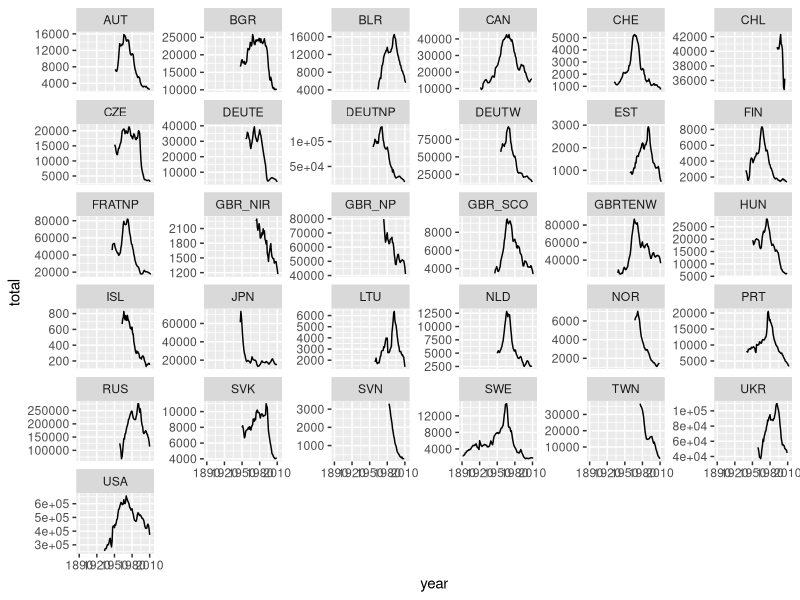
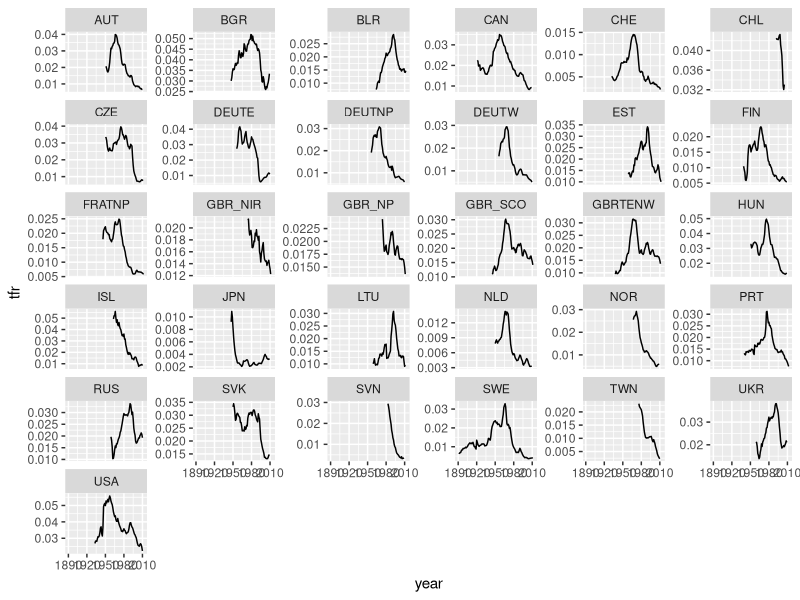
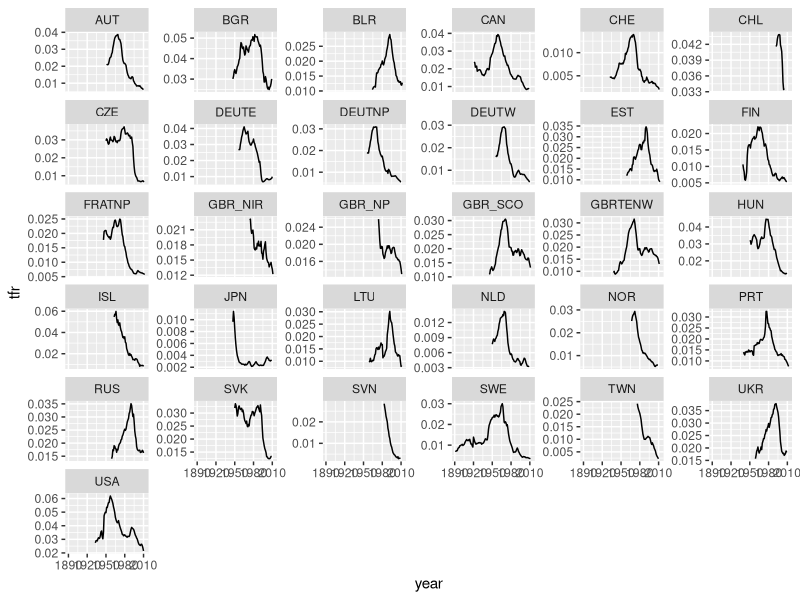
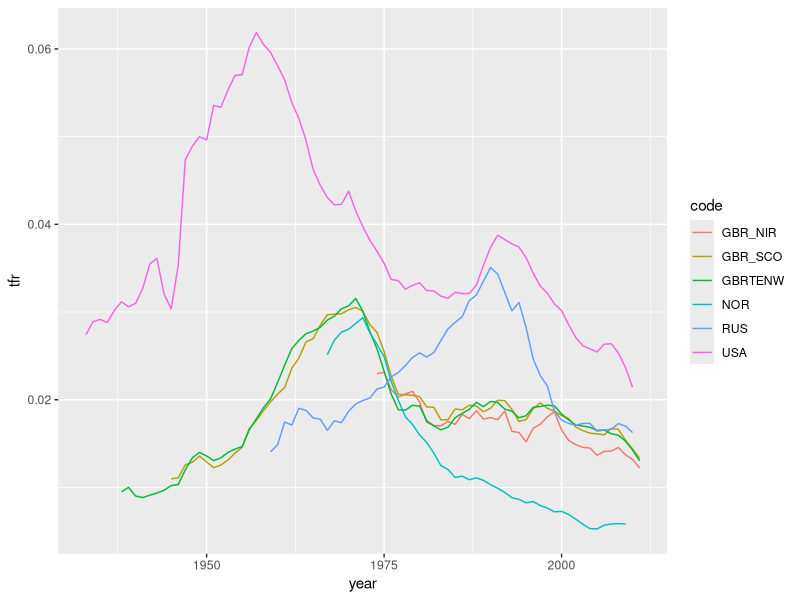
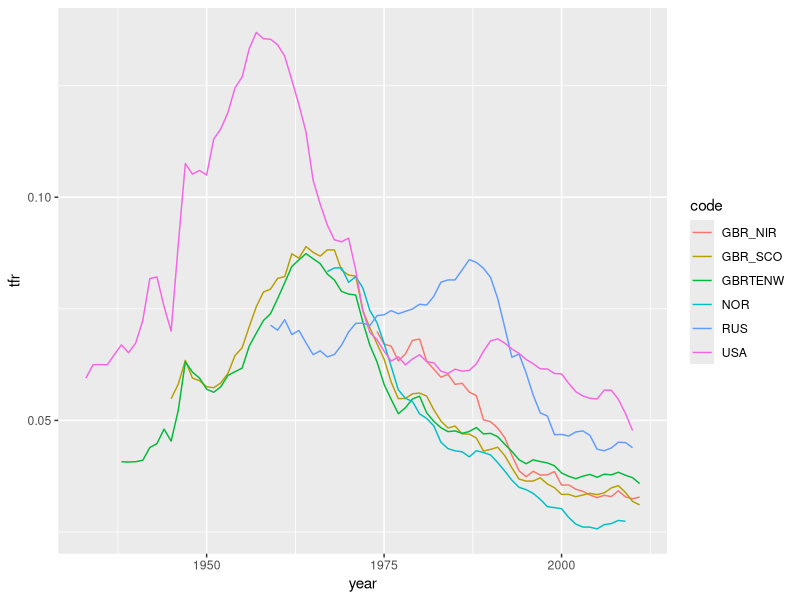
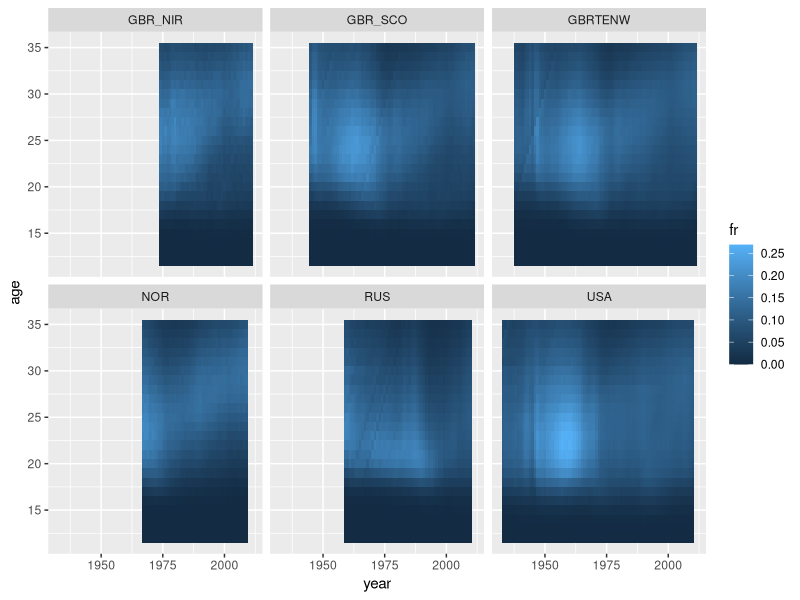

The R script that drew these images, in order:

rm(list=ls())

require(readr)

require(plyr)
require(tidyr)
require(stringr)
require(dplyr)

require(ggplot2)
require(lattice)
require(latticeExtra)


require(scales)


dta <- read_csv("data/lexis_square_combined.csv")


# Look at teenage pregnancy trends in different countries 


# Total teenage pregnancies 
dta %>% 
  filter(age < 20) %>% 
  group_by(code, year) %>% 
  summarise(total = sum(total)) %>% 
  ggplot(., aes(x = year, y = total)) + 
  geom_line() + 
  facet_wrap(~code, scales = "free_y")

dta %>% 
  filter(age < 20) %>% 
  group_by(code, year) %>% 
  summarise(
    total = sum(total),
    exposure = sum(exposure)
    ) %>% 
  mutate(tfr = total / exposure) %>% 
  ggplot(., aes(x = year, y = tfr)) + 
  geom_line() + 
  facet_wrap(~code, scales = "free_y")


dta %>% 
  filter(age < 20) %>% 
  group_by(code, year) %>%   
  mutate(fr = total / exposure) %>% 
  summarise(
    tfr = mean(fr)
  ) %>% 
  ggplot(., aes(x = year, y = tfr)) + 
  geom_line() + 
  facet_wrap(~code, scales = "free_y")



# Some countries on same figure

dta %>% 
  filter(age < 20) %>% 
  filter(code %in% c("GBR_SCO", "GBRTENW", "GBR_NIR", "USA", "NOR", "USA", "RUS")) %>% 
  group_by(code, year) %>%   
  mutate(fr = total / exposure) %>% 
  summarise(
    tfr = mean(fr)
  ) %>% 
  ggplot(., aes(x = year, y = tfr, colour = code, group = code)) + 
  geom_line() 


dta %>% 
  filter(age < 25) %>% 
  filter(code %in% c("GBR_SCO", "GBRTENW", "GBR_NIR", "USA", "NOR", "USA", "RUS")) %>% 
  group_by(code, year) %>%   
  mutate(fr = total / exposure) %>% 
  summarise(
    tfr = mean(fr)
  ) %>% 
  ggplot(., aes(x = year, y = tfr, colour = code, group = code)) + 
  geom_line() 



# GGTILE of fert rate at younger ages 

dta %>% 
  filter(age <= 35) %>% 
  filter(code %in% c("GBR_SCO", "GBRTENW", "GBR_NIR", "USA", "NOR", "USA", "RUS")) %>% 
  mutate(fr = total / exposure) %>% 
  ggplot(., aes(x = year, y = age, fill = fr)) + 
  geom_tile() + 
  facet_wrap( ~ code)

  


  

  
